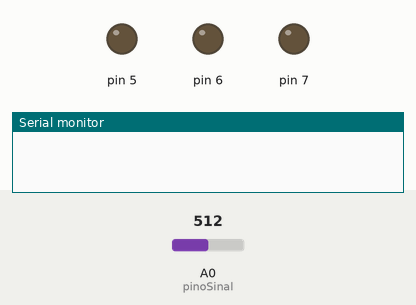
The sketch below on a simulated Arduino Uno, built with avr-gcc and run on an emulated ATmega328P. Shown: output pins drawn as LEDs (lit = HIGH), the last lines printed to the serial monitor. The inputs (shaded band) are chosen by the test bench; at power-on: A0 (pinoSinal) = 512.

Above: at 0.1 s.
At 12.1 s:
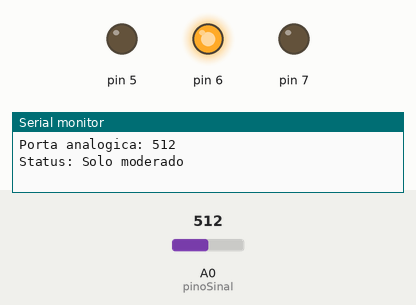
Timing chart, 0 to 13.6 s (numbered marks = the images above):
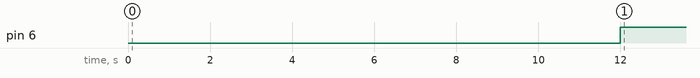

The sketch:

umidadeRuan.ino
```cpp
#define pinoSinal A0

unsigned long intervalo = 12000; // intervalo de tempo em MS para cada leitura
unsigned long tempoInicial= 0;

int valorSinal;

//protoType:
void apagaled();
void acendeLed();

void setup() {
  Serial.begin(9600);
  pinMode(pinoSinal, INPUT);
  DDRD = B11100000;
}

void loop() {

// millis usado para um controle melhor de informação
  unsigned long tempoAtual = millis();

  if(tempoAtual - tempoInicial > intervalo){

    tempoInicial = tempoAtual;

      valorSinal = analogRead(pinoSinal);

  Serial.print("Porta analogica: ");
  Serial.print(valorSinal);
  Serial.print("\n");
  if(valorSinal <= 0){
      Serial.print("Senser sem contato\n");
        acendeLed();
        delay(500);
        apagaLed();
  }

    if(valorSinal > 0 && valorSinal < 400){
        Serial.print("Status: Solo umido\n");
        apagaLed();
        PORTD = B10000000;
      }

    if(valorSinal > 400 && valorSinal < 800){
        Serial.print("Status: Solo moderado\n");
        apagaLed();
        PORTD = B01000000;
     }

    if(valorSinal > 800 && valorSinal > 1024){
        Serial.print("Status: Solo seco\n");
        apagaLed();
        PORTD = B00100000;
     }
  }
}
 void apagaLed(){
    PORTD = B00000000;
  }
  void acendeLed(){
    PORTD = B11100000;
   }
```

Measured:
- by itself, pin 6: LOW → HIGH at 12.0 s
